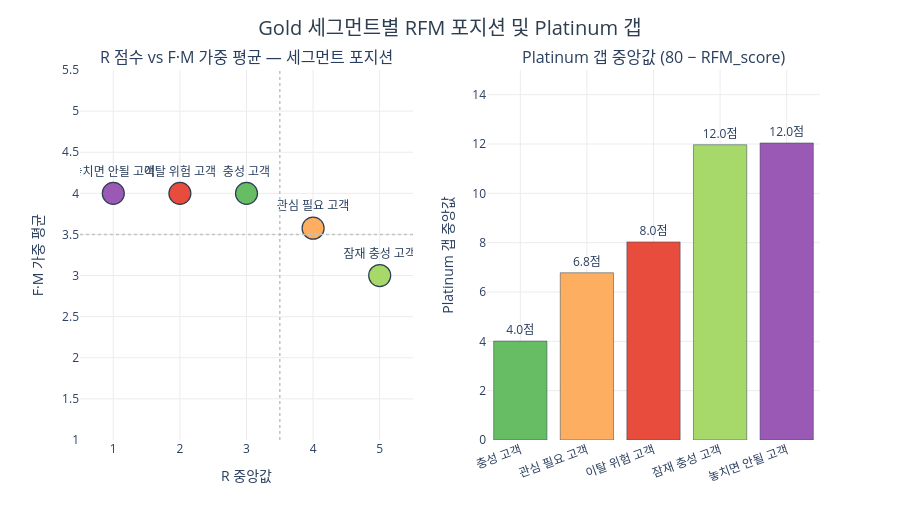

The notebook cell this image was saved under:
### Code cell
seg_order_h3 = ['충성 고객', '잠재 충성 고객', '관심 필요 고객', '이탈 위험 고객', '놓치면 안될 고객']

fig = make_subplots(
    rows=1, cols=2,
    subplot_titles=[
        'R 점수 vs F·M 가중 평균 — 세그먼트 포지션',
        'Platinum 갭 중앙값 (80 − RFM_score)'
    ],
    column_widths=[0.5, 0.5]
)

for seg in seg_order_h3:
    row = seg_rfm_stats[seg_rfm_stats['세그먼트'] == seg].iloc[0]
    fm_weighted = (row['F_중앙값'] * 0.339 + row['M_중앙값'] * 0.460) / (0.339 + 0.460)
    fig.add_trace(go.Scatter(
        x=[row['R_중앙값']],
        y=[fm_weighted],
        mode='markers+text',
        name=seg,
        marker=dict(
            color=seg_color_gold.get(seg, '#dfe6e9'),
            size=22,
            line=dict(color='#2c3e50', width=1.2)
        ),
        text=[seg],
        textposition='top center',
        showlegend=False
    ), row=1, col=1)

fig.add_vline(x=3.5, line_dash='dot', line_color='#bdc3c7', line_width=1.5, row=1, col=1)
fig.add_hline(y=3.5, line_dash='dot', line_color='#bdc3c7', line_width=1.5, row=1, col=1)

for _, row in h3_gap.iterrows():
    seg = row['세그먼트']
    fig.add_trace(go.Bar(
        x=[seg],
        y=[row['갭_중앙값']],
        text=[f"{row['갭_중앙값']:.1f}점"],
        textposition='outside',
        marker=dict(color=seg_color_gold.get(seg, '#dfe6e9'), line=dict(color='#2c3e50', width=0.5)),
        showlegend=False
    ), row=1, col=2)

fig.update_layout(
    title=dict(
        text='Gold 세그먼트별 RFM 포지션 및 Platinum 갭',
        font=dict(size=20, color='#2c3e50'), x=0.5, xanchor='center'
    ),
    plot_bgcolor='white',
    height=520,
    margin=dict(t=70)
)
fig.update_xaxes(gridcolor='#ececec')
fig.update_yaxes(gridcolor='#ececec')
fig.update_xaxes(title_text='R 중앙값', range=[0.5, 5.5], row=1, col=1)
fig.update_yaxes(title_text='F·M 가중 평균', range=[1, 5.5], row=1, col=1)
fig.update_xaxes(tickangle=-20, row=1, col=2)
fig.update_yaxes(title_text='Platinum 갭 중앙값', range=[0, 15], row=1, col=2)
fig.show()

### Figure 1 — Plotly figure (JSON) as saved in the notebook; plotly's stock layout.template omitted (floating-point values rounded to 4 significant figures)
{"data": [{"marker": {"color": "#66bd63", "line": {"color": "#2c3e50", "width": 1.2}, "size": 22}, "mode": "markers+text", "name": "충성 고객", "showlegend": false, "text": ["충성 고객"], "textposition": "top center", "type": "scatter", "x": [3], "xaxis": "x", "y": [4], "yaxis": "y"}, {"marker": {"color": "#a6d96a", "line": {"color": "#2c3e50", "width": 1.2}, "size": 22}, "mode": "markers+text", "name": "잠재 충성 고객", "showlegend": false, "text": ["잠재 충성 고객"], "textposition": "top center", "type": "scatter", "x": [5], "xaxis": "x", "y": [3], "yaxis": "y"}, {"marker": {"color": "#fdae61", "line": {"color": "#2c3e50", "width": 1.2}, "size": 22}, "mode": "markers+text", "name": "관심 필요 고객", "showlegend": false, "text": ["관심 필요 고객"], "textposition": "top center", "type": "scatter", "x": [4], "xaxis": "x", "y": [3.576], "yaxis": "y"}, {"marker": {"color": "#e74c3c", "line": {"color": "#2c3e50", "width": 1.2}, "size": 22}, "mode": "markers+text", "name": "이탈 위험 고객", "showlegend": false, "text": ["이탈 위험 고객"], "textposition": "top center", "type": "scatter", "x": [2], "xaxis": "x", "y": [4], "yaxis": "y"}, {"marker": {"color": "#9b59b6", "line": {"color": "#2c3e50", "width": 1.2}, "size": 22}, "mode": "markers+text", "name": "놓치면 안될 고객", "showlegend": false, "text": ["놓치면 안될 고객"], "textposition": "top center", "type": "scatter", "x": [1], "xaxis": "x", "y": [4], "yaxis": "y"}, {"marker": {"color": "#66bd63", "line": {"color": "#2c3e50", "width": 0.5}}, "showlegend": false, "text": ["4.0점"], "textposition": "outside", "type": "bar", "x": ["충성 고객"], "xaxis": "x2", "y": [4.01], "yaxis": "y2"}, {"marker": {"color": "#fdae61", "line": {"color": "#2c3e50", "width": 0.5}}, "showlegend": false, "text": ["6.8점"], "textposition": "outside", "type": "bar", "x": ["관심 필요 고객"], "xaxis": "x2", "y": [6.78], "yaxis": "y2"}, {"marker": {"color": "#e74c3c", "line": {"color": "#2c3e50", "width": 0.5}}, "showlegend": false, "text": ["8.0점"], "textposition": "outside", "type": "bar", "x": ["이탈 위험 고객"], "xaxis": "x2", "y": [8.03], "yaxis": "y2"}, {"marker": {"color": "#a6d96a", "line": {"color": "#2c3e50", "width": 0.5}}, "showlegend": false, "text": ["12.0점"], "textposition": "outside", "type": "bar", "x": ["잠재 충성 고객"], "xaxis": "x2", "y": [11.97], "yaxis": "y2"}, {"marker": {"color": "#9b59b6", "line": {"color": "#2c3e50", "width": 0.5}}, "showlegend": false, "text": ["12.0점"], "textposition": "outside", "type": "bar", "x": ["놓치면 안될 고객"], "xaxis": "x2", "y": [12.04], "yaxis": "y2"}], "layout": {"annotations": [{"font": {"size": 16}, "showarrow": false, "text": "R 점수 vs F·M 가중 평균 — 세그먼트 포지션", "x": 0.225, "xanchor": "center", "xref": "paper", "y": 1, "yanchor": "bottom", "yref": "paper"}, {"font": {"size": 16}, "showarrow": false, "text": "Platinum 갭 중앙값 (80 − RFM_score)", "x": 0.775, "xanchor": "center", "xref": "paper", "y": 1, "yanchor": "bottom", "yref": "paper"}], "height": 520, "margin": {"t": 70}, "plot_bgcolor": "white", "shapes": [{"line": {"color": "#bdc3c7", "dash": "dot", "width": 1.5}, "type": "line", "x0": 3.5, "x1": 3.5, "xref": "x", "y0": 0, "y1": 1, "yref": "y domain"}, {"line": {"color": "#bdc3c7", "dash": "dot", "width": 1.5}, "type": "line", "x0": 0, "x1": 1, "xref": "x domain", "y0": 3.5, "y1": 3.5, "yref": "y"}], "title": {"font": {"color": "#2c3e50", "size": 20}, "text": "Gold 세그먼트별 RFM 포지션 및 Platinum 갭", "x": 0.5, "xanchor": "center"}, "xaxis": {"anchor": "y", "domain": [0, 0.45], "gridcolor": "#ececec", "range": [0.5, 5.5], "title": {"text": "R 중앙값"}}, "xaxis2": {"anchor": "y2", "domain": [0.55, 1], "gridcolor": "#ececec", "tickangle": -20}, "yaxis": {"anchor": "x", "domain": [0, 1], "gridcolor": "#ececec", "range": [1, 5.5], "title": {"text": "F·M 가중 평균"}}, "yaxis2": {"anchor": "x2", "domain": [0, 1], "gridcolor": "#ececec", "range": [0, 15], "title": {"text": "Platinum 갭 중앙값"}}}}
